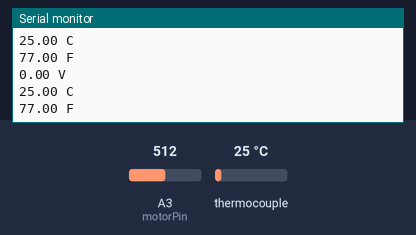
A sketch run on a simulated Arduino Uno, built with avr-gcc and run on an emulated ATmega328P. Parts: the last lines printed to the serial monitor. The test bench sets the inputs (shaded band); at power-on: thermocouple 25 °C, A3 (motorPin) = 512. Storage starts empty.

Above: at 5.2 s.
5.3 s: thermocouple set to 6 °C
At 5.37 s:
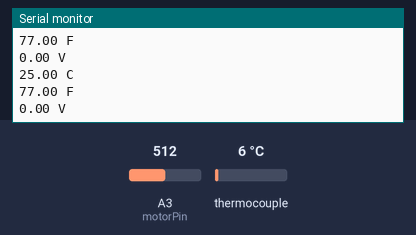
6.8 s: thermocouple set to 75 °C
At 6.97 s:
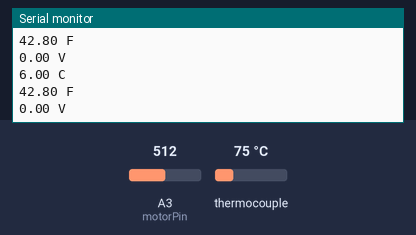
Timing chart, 0 to 9.8 s (numbered marks = the images above; inputs shaded):
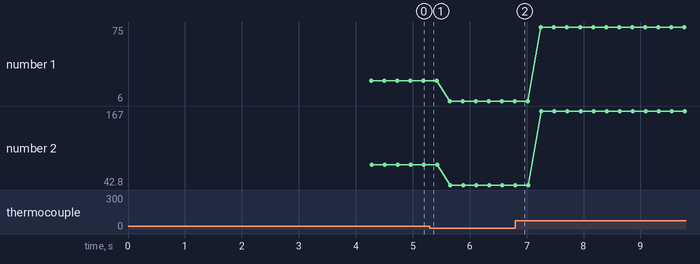

Measured:
- plotted number 1: 25 → 6 after the input at 5.3 s, 6 → 75 after the input at 6.8 s
- plotted number 2: 77 → 42.8 after the input at 5.3 s, 42.8 → 167 after the input at 6.8 s

The sketch:

arduino-program.ino
```cpp
#include <Arduino.h>          // Arduino library
#include <max6675.h>          // thermocouple library
#include <Wire.h>
#include <SPI.h>              // SD card library
#include <SD.h>               // SD card library

File celsiusFile;         // celsius temperature data gets put in this file
File outputFile;          // voltage output gets put in this file

const int chipSelect = 10;
int SDcsPin = 10;                // pin in which cs from SD breakout is attached
int motorPin = A3;            // motor connected to A2
int ktcSOPin = 4;
int ktcCSPin = 5;
int ktcCLKPin = 6;
MAX6675 ktc(ktcCLKPin, ktcCSPin, ktcSOPin); // map MAX667 pins

float celsius;
float fahrenheit;
float output;

int loopTime = 200; // ms
int collectionRate = 5; // ms
int n = loopTime / collectionRate;
int i;

void setup()
{
  Serial.begin(9600); // open serial communications
  while (!Serial)
  {
    ; // wait for serial port to connect. Needed for native USB only
  }
  Serial.print("Initializing SD card...");
  delay(2000);
  //lcd.clear();

  if (!SD.begin(SDcsPin))
  {
    Serial.println("SD card initialization failed!");
    delay(2000);
    return;
  }
  Serial.println("SD initialization done.");
  delay(2000);

  celsiusFile = SD.open("celsius.txt", FILE_WRITE); // open or create celsiusData to write to on SD card
  if (celsiusFile){
    celsiusFile.println("SETUP RUN. BEGIN DATA COLLECTION.");
    celsiusFile.close(); // close the file
  } else {
    Serial.println("Error opening celsius.txt during setup.");
  }

  outputFile = SD.open("output.txt", FILE_WRITE); // open or create outputData to write to on SD card
  if (outputFile){
  outputFile.println("SETUP RUN. BEGIN DATA COLLECTION.");
  outputFile.close(); // close the file
  } else {
    Serial.println("Error opening output.txt during setup.");
  }
}

void loop()
{
  float celsius = ktc.readCelsius();
  float fahrenheit = ktc.readFahrenheit();

  for (i = 0; i < n; i++){
    float readOutput = analogRead(motorPin) * 15.0000 / 1024;

    delay(collectionRate);
  }

  celsiusFile = SD.open("celsius.txt", FILE_WRITE); // open or create celsiusData to write to on SD card
  if (celsiusFile){
    celsiusFile.println(celsius);
    celsiusFile.close(); // close the file
  } else {
    Serial.println("Error opening celsius.txt during loop.");
  }

  outputFile = SD.open("output.txt", FILE_WRITE); // open or create outputData to write to on SD card
  if (outputFile){
  outputFile.println(output);
  outputFile.close(); // close the file
  } else {
    Serial.println("Error opening output.txt during loop.");
  }
  Serial.print(celsius);
  Serial.println(" C");
  Serial.print(fahrenheit);
  Serial.println(" F");
  Serial.print(output);
  Serial.println(" V");
}
```
